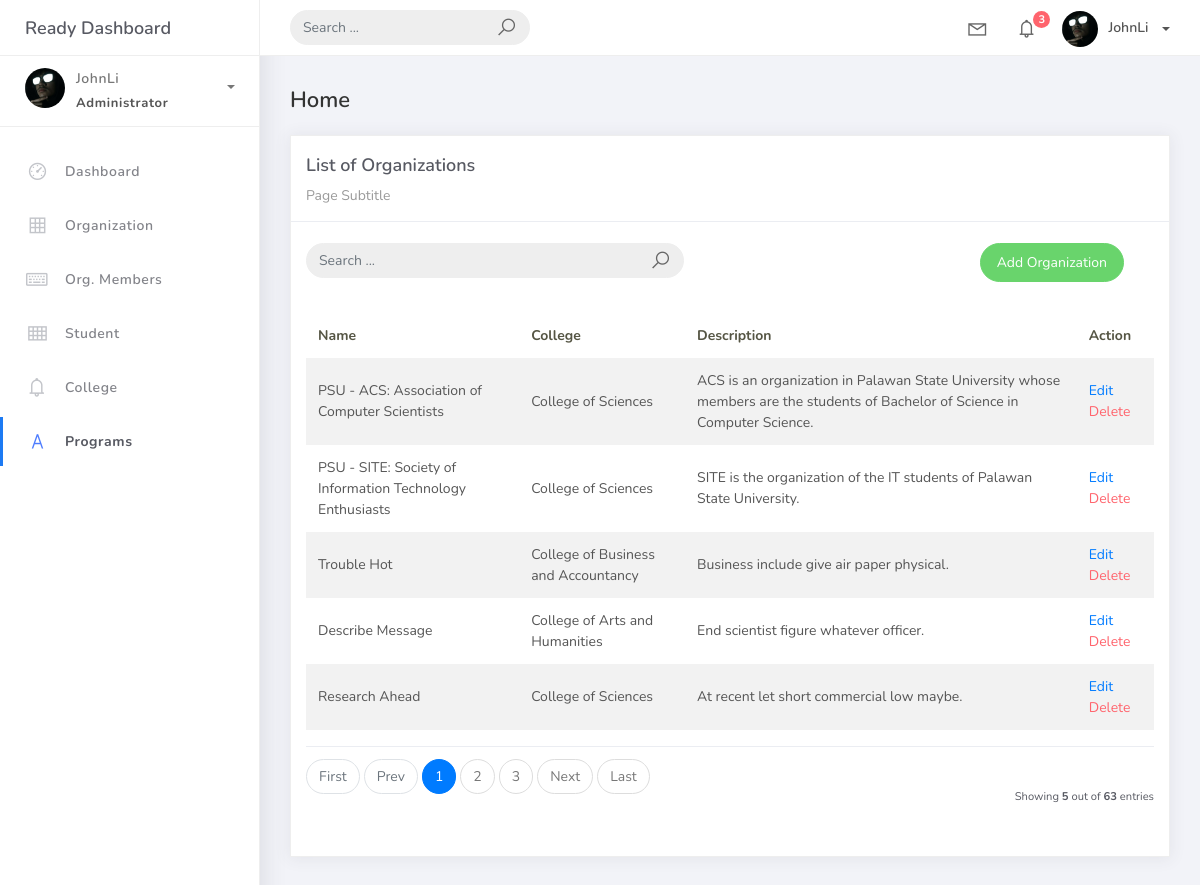
Screenshot of /organization_list with the database file from the repository.
### studentorg/models.py (models this page shows, shortened)
class BaseModel (models.Model):
    created_at = models.DateTimeField(auto_now_add=True, db_index=True)
    updated_at = models.DateTimeField(auto_now=True)
    class Meta:
        abstract = True

class Organization(BaseModel):
    name = models.CharField(max_length=250)
    college = models.ForeignKey(
        College, null=True, blank=True, on_delete=models.CASCADE)
    description = models.CharField(max_length=500)

class College(BaseModel):
    college_name = models.CharField(max_length=150)
    def __str__(self):
        return self.college_name

### studentorg/views.py (the view)
# urls.py: path('organization_list', OrganizationList.as_view(), name='organization-list'),
class OrganizationList(ListView):
    model = Organization
    context_object_name = 'organization'
    template_name = "org_list.html"
    paginate_by = 5
    def get_queryset(self, *args, **kwargs):
        qs = super(OrganizationList, self).get_queryset(*args, **kwargs)
        query = self.request.GET.get('q')
        if query:
            qs = qs.filter(
                Q(name__icontains=query) |
                Q(description__icontains=query)
            )
        return qs

### templates/org_list.html
{% extends 'base.html' %} {% load static %} {% block content %}
<div class="content">
    <div class="container-fluid">
        <h4 class="page-title">Home</h4>
        <div class="row">
            <div class="col-md-12">
                <div class="card">
                    <div class="card-header">
                        <div class="card-title">List of Organizations</div>
                        <div class="card-category">Page Subtitle</div>
                    </div>
                    <br />
                    <div class="col-md-12 row">
                        <div class="col-md-6">
                            <form class="navbar-left navbar-form nav-search mr-md-3" action="{% url 'organization-list' %}">
                                <div class="input-group">
                                    <input type="text" placeholder="Search ..." class="form-control" name="q" />
                                    <div class="input-group-append">
                                        <span class="input-group-text">
                                            <i class="la la-search search-icon"></i>
                                        </span>
                                    </div>
                                </div>
                            </form>
                        </div>
                        <div class="col-md-6">
                            <div class="pull-right">
                                <a href="{% url 'organization-add' %}" class="btn btn-success btn-rounded">Add Organization</a>
                            </div>
                        </div>
                    </div>
                    <div class="card-body">
                        <table class="table table-striped mt-3">
                            <thead>
                                <tr>
                                    <th scope="col">Name</th>
                                    <th scope="col">College</th>
                                    <th scope="col">Description</th>
                                    <th scope="col">Action</th>
                                </tr>
                            </thead>
                            <tbody>
                                {% for object in object_list %}
                                <tr>
                                    <td>{{ object.name }}</td>
                                    <td>{{ object.college }}</td>
                                    <td>{{ object.description }}</td>
                                    <td>
                                        <a href="organization_list/{{ object.id }}">Edit</a>
                                        <a href="organization_list/{{ object.id }}/delete" class="text-danger">Delete</a>
                                    </td>
                                </tr>
                                {% empty %}
                                <tr>
                                    <td colspan="4" style="text-align: center;">
                                        <p class="text-sm font-weight-bold mb-0">No Records Found</p>
                                    </td>
                                </tr>
                                {% endfor %}
                            </tbody>
                        </table>
                        {% include 'includes/pagination.html' %}
                    </div>
                </div>
            </div>
        </div>
    </div>
</div>
{% endblock %}

### rows the page displays
Organization: name "PSU - ACS: Association of Computer Scientists", college "College of Sciences", description "ACS is an organization in Palawan State University whose members are the students of Bachelor of Science in Computer Science."
Organization: name "PSU - SITE: Society of Information Technology Enthusiasts", college "College of Sciences", description "SITE is the organization of the IT students of Palawan State University."
Organization: name "Trouble Hot", college "College of Business and Accountancy", description "Business include give air paper physical."
Organization: name "Describe Message", college "College of Arts and Humanities", description "End scientist figure whatever officer."
Organization: name "Research Ahead", college "College of Sciences", description "At recent let short commercial low maybe."

### other values shown
{{ page_num }} "1"
{{ page_num }} "2" "3"
{{ object_list.count }} "5"
{{ paginator.count }} "63"
